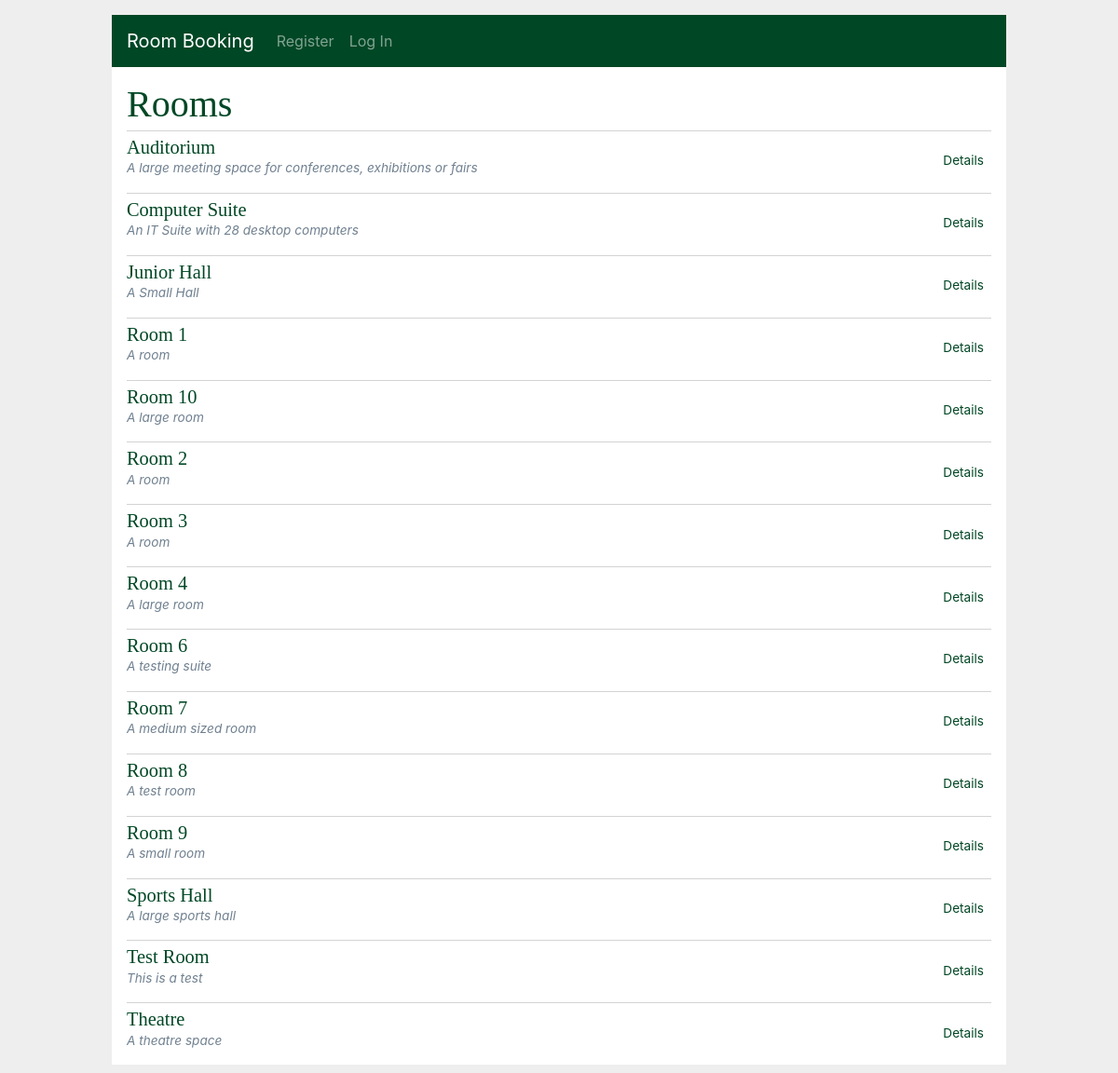
The app's page /rooms/, older data.
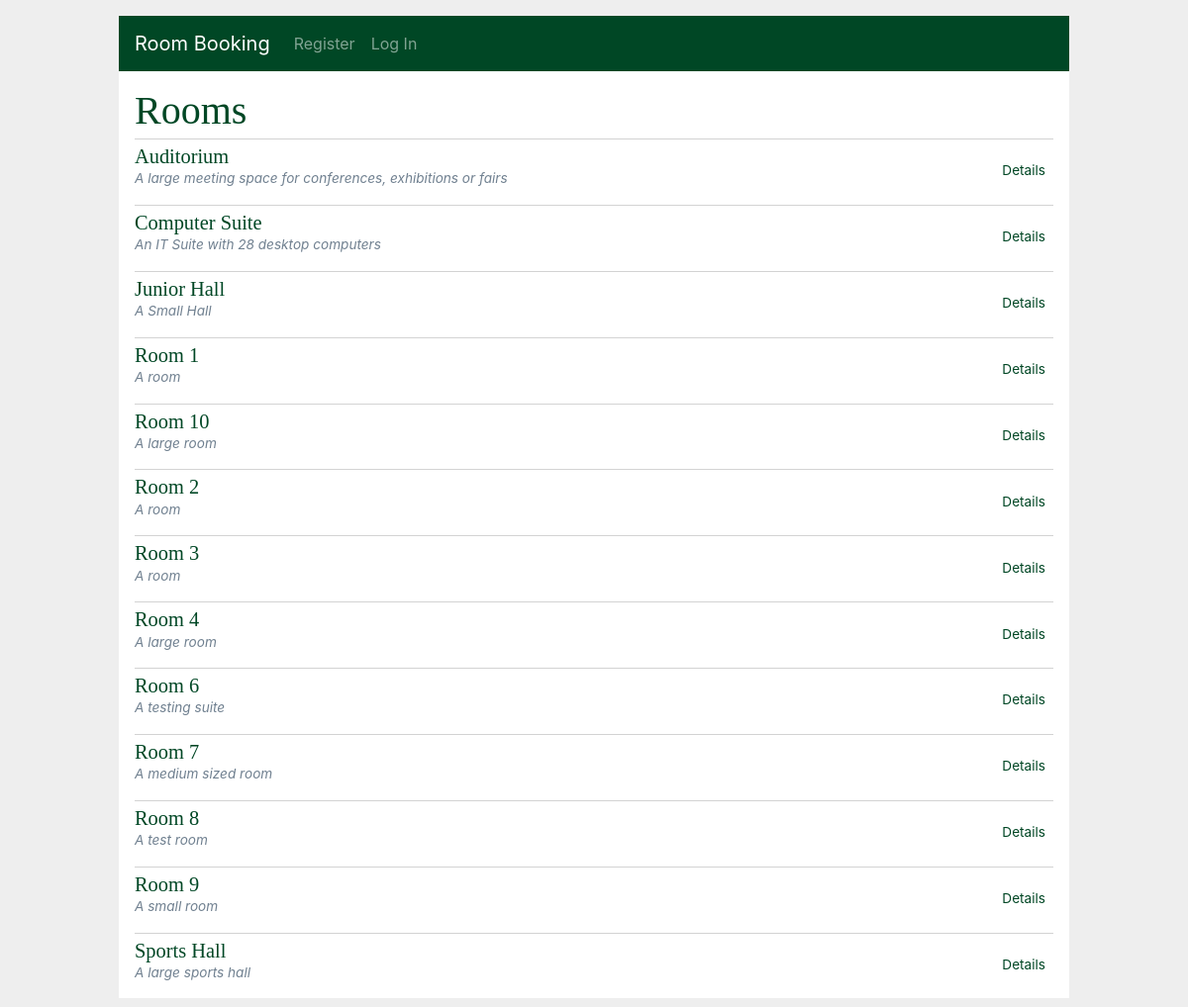
The same page, newer data.
### app/models/room.py (models this page shows, shortened)
class Room(db.Model):
    __tablename__ = "rooms"
    id = db.Column(db.Integer, primary_key=True, autoincrement=True, nullable=False)
    name = db.Column(db.String(150), unique=True, nullable=False)
    description = db.Column(db.String, nullable=False)
    room_bookings = db.relationship('RoomBooking', back_populates="room", cascade='all, delete, delete-orphan')
    room_resources = db.relationship('RoomResource', back_populates="room", cascade='all, delete, delete-orphan')

### app/rooms/routes.py (the view)
@bp.route('/')
def index():
    rooms = Room.query.order_by(Room.name).all()
    return render_template('rooms/index.html', rooms=rooms)

### app/main/routes.py (called while the page is built)
@bp.before_app_request
def load_logged_in_user():
    user_id = session.get('user_id')
    if user_id is None:
        g.user = None
    else:
        g.user = User.query.filter_by(
                id=user_id).first()

### app/templates/rooms/index.html (shortened to what this page needs)
{% extends 'base.html' %}
{% block header %}
  <h1>{% block title %}Rooms{% endblock %}</h1>
{% endblock %}
{% block content %}
  {% for room in rooms %}
    <article class="booking">
      <header>
        <div>
          <a href="{{ url_for('rooms.details', id=room['id']) }}"><h1>{{ room['name'] }}</h1></a>
          <div class="about"> {{ room['description'] }}</div>
        </div>
        <div>
          <a class="action" href="{{ url_for('rooms.details', id=room['id']) }}">Details</a>
        </div>
      </header>
    </article>
    {% if not loop.last %}
      <hr style="margin-bottom: 0">
    {% endif %}
  {% endfor %}
{% endblock %}

Row changes from the older to the newer data that the page shows:
removed Room: name "Test Room", description "This is a test"
removed Room: name "Theatre", description "A theatre space"
